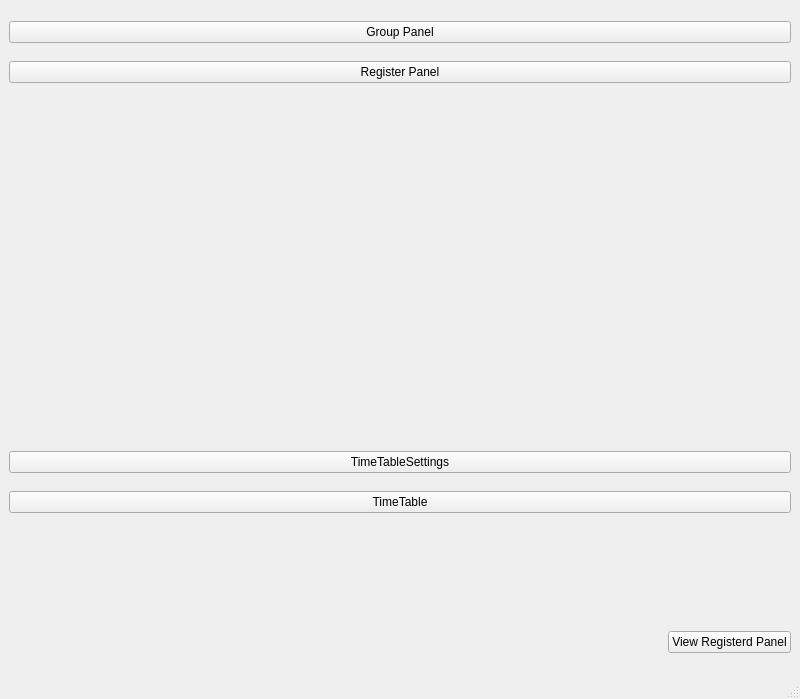
<?xml version="1.0" encoding="UTF-8"?>
<ui version="4.0">
 <class>MainWindow</class>
 <widget class="QMainWindow" name="MainWindow">
  <property name="geometry">
   <rect>
    <x>0</x>
    <y>0</y>
    <width>800</width>
    <height>699</height>
   </rect>
  </property>
  <property name="windowTitle">
   <string>MainWindow</string>
  </property>
  <widget class="QWidget" name="centralwidget">
   <layout class="QVBoxLayout" name="verticalLayout">
    <item>
     <widget class="QPushButton" name="btnCompetitionGroups">
      <property name="text">
       <string>Group Panel</string>
      </property>
     </widget>
    </item>
    <item>
     <widget class="QPushButton" name="btnRegisterParticipant">
      <property name="text">
       <string>Register Panel</string>
      </property>
     </widget>
    </item>
    <item>
     <spacer name="verticalSpacer">
      <property name="orientation">
       <enum>Qt::Orientation::Vertical</enum>
      </property>
      <property name="sizeType">
       <enum>QSizePolicy::Policy::Fixed</enum>
      </property>
      <property name="sizeHint" stdset="0">
       <size>
        <width>20</width>
        <height>350</height>
       </size>
      </property>
     </spacer>
    </item>
    <item>
     <widget class="QPushButton" name="TimeTableSettingsButton">
      <property name="text">
       <string>TimeTableSettings</string>
      </property>
     </widget>
    </item>
    <item>
     <widget class="QPushButton" name="TimeTableButton">
      <property name="text">
       <string>TimeTable</string>
      </property>
     </widget>
    </item>
    <item>
     <spacer name="verticalSpacer_2">
      <property name="orientation">
       <enum>Qt::Orientation::Vertical</enum>
      </property>
      <property name="sizeType">
       <enum>QSizePolicy::Policy::Fixed</enum>
      </property>
      <property name="sizeHint" stdset="0">
       <size>
        <width>20</width>
        <height>100</height>
       </size>
      </property>
     </spacer>
    </item>
    <item>
     <layout class="QHBoxLayout" name="horizontalLayout">
      <item>
       <spacer name="horizontalSpacer">
        <property name="orientation">
         <enum>Qt::Orientation::Horizontal</enum>
        </property>
        <property name="sizeType">
         <enum>QSizePolicy::Policy::Expanding</enum>
        </property>
        <property name="sizeHint" stdset="0">
         <size>
          <width>40</width>
          <height>5</height>
         </size>
        </property>
       </spacer>
      </item>
      <item>
       <widget class="QPushButton" name="btnViewRegistrations">
        <property name="text">
         <string>View Registerd Panel</string>
        </property>
       </widget>
      </item>
     </layout>
    </item>
   </layout>
  </widget>
  <widget class="QMenuBar" name="menubar">
   <property name="geometry">
    <rect>
     <x>0</x>
     <y>0</y>
     <width>800</width>
     <height>21</height>
    </rect>
   </property>
  </widget>
  <widget class="QStatusBar" name="statusbar"/>
 </widget>
 <resources/>
 <connections/>
</ui>
